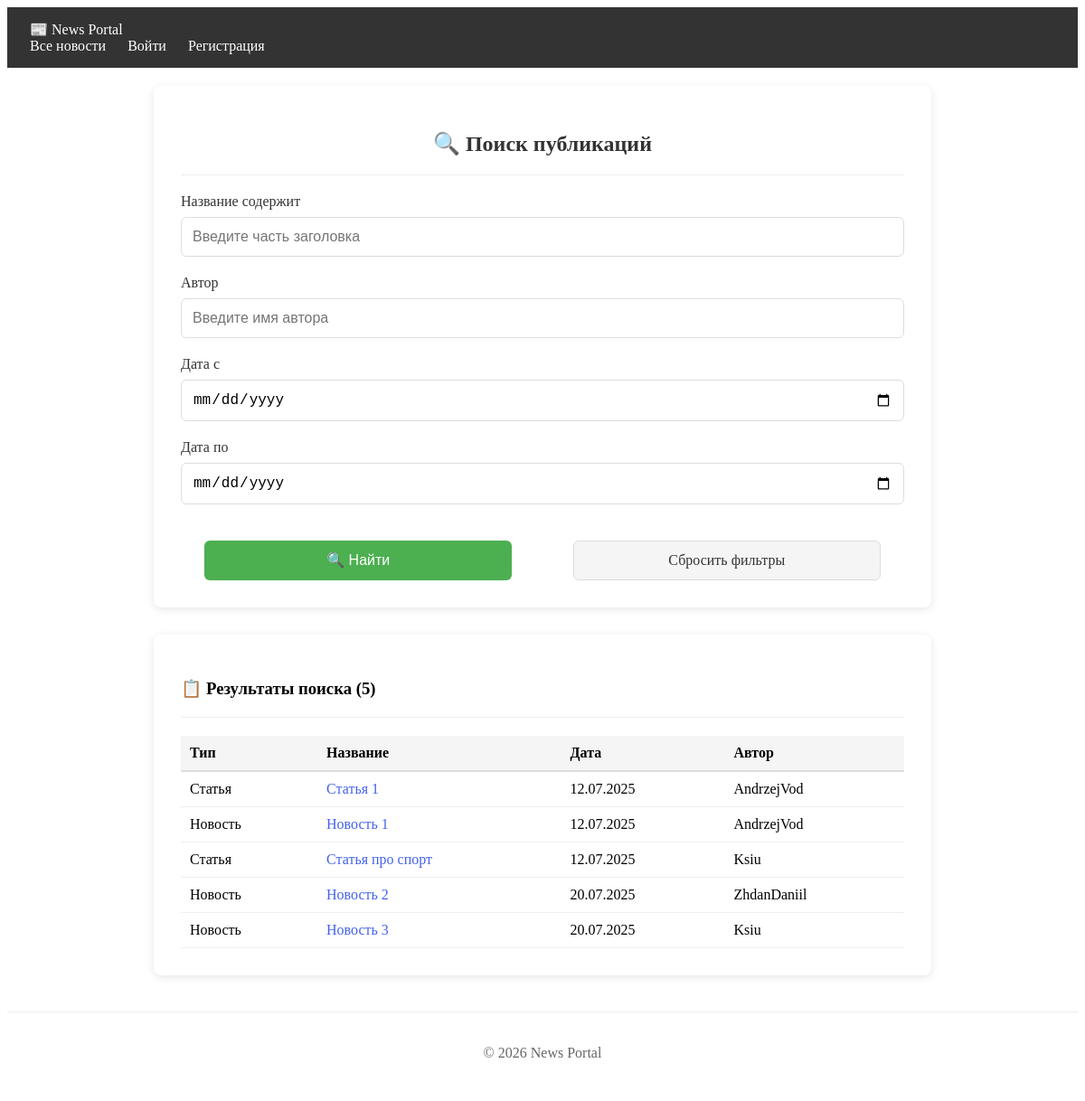
/news/search/, run on an earlier commit of the app's database.
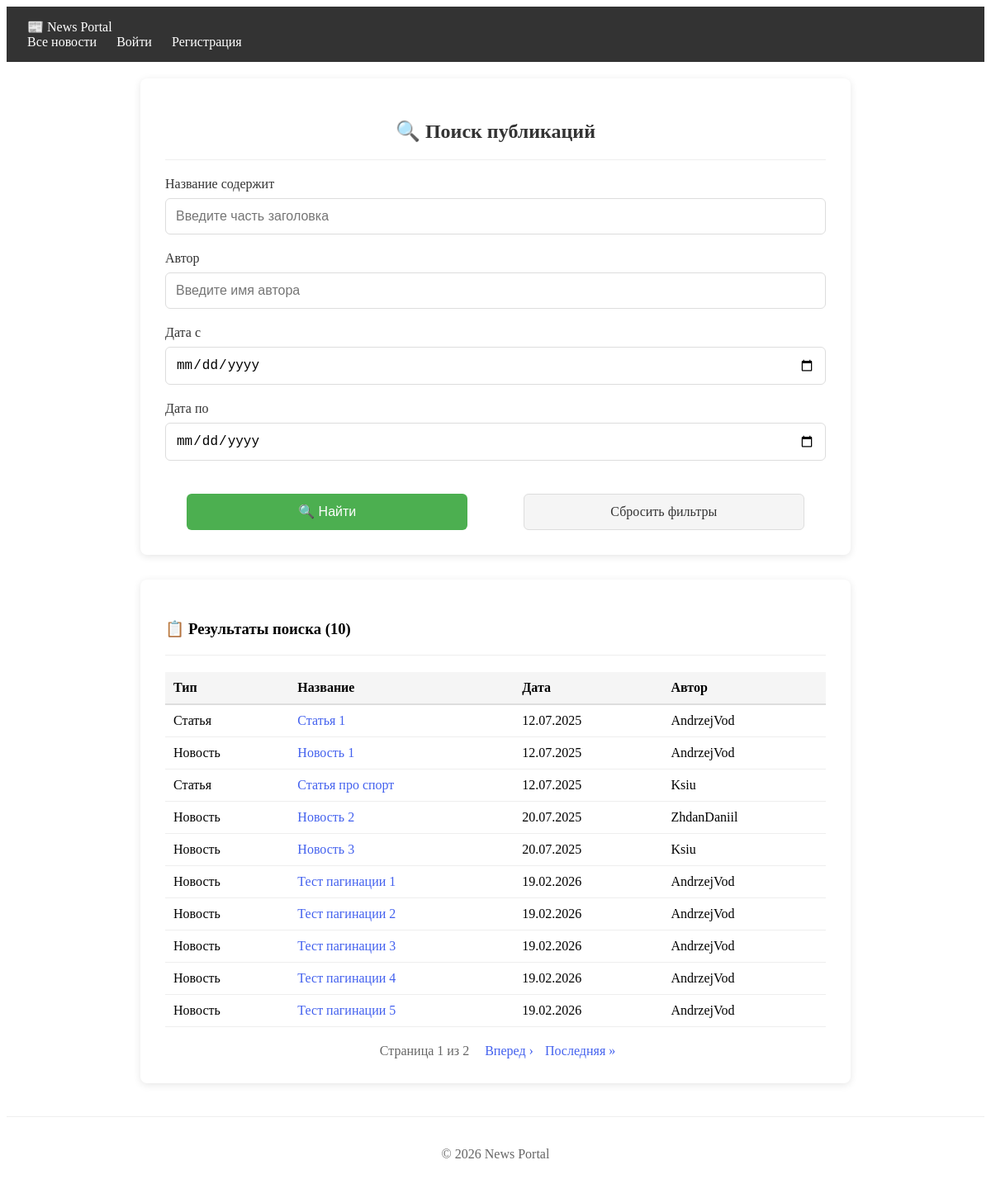
And on a later commit of the database.
### news/models.py (models this page shows, shortened)
class Post(models.Model):
    ARTICLE = 'article'
    NEWS = 'news'
    POST_TYPES = (
        (ARTICLE, 'Статья'),
        (NEWS, 'Новость'),
    )
    author = models.ForeignKey(Author, on_delete=models.CASCADE)
    type = models.CharField(choices=POST_TYPES, max_length=7)
    created_at = models.DateTimeField(auto_now_add=True)
    categories = models.ManyToManyField(Category, through='PostCategory')
    title = models.CharField(max_length=255)
    text = models.TextField()
    rating = models.IntegerField(default=0)

class Author(models.Model):
    user = models.OneToOneField(User, on_delete=models.CASCADE)
    rating = models.IntegerField(default=0)

### news/views.py (the view)
# urls.py: path("search/", PostSearch.as_view(), name="search"),
class PostSearch(FilterView):
    model = Post
    template_name = 'news_search.html'
    context_object_name = 'news'
    filterset_class = PostFilter
    paginate_by = 10

### news/templatetags/custom_filters.py (called while the page is built)
@register.filter
def censor(value):
    if not value:
        return value
    bad_words = ['дурак', 'идиот', 'редиска', 'болван']
    result = value
    for word in bad_words:
        if len(word) > 2:
            censored = word[0] + '*' * (len(word) - 2) + word[-1]
        else:
            censored = '*' * len(word)
        result = re.sub(
            re.escape(word),
            censored,
            result,
            flags=re.IGNORECASE
        )
    return result

### templates/news_search.html (shortened to what this page needs)
{% extends 'flatpages/default.html' %}
{% load custom_filters %}
{% block content %}
<div class="auth-card" style="max-width: 800px;">
    <h2>🔍 Поиск публикаций</h2>
    <hr>
    <form method="get" class="auth-form">
        <div class="form-group">
            <label for="id_title">Название содержит</label>
            <input type="text" name="title" id="id_title"
                   value="{{ request.GET.title|default:'' }}"
                   placeholder="Введите часть заголовка"
                   style="width: 100%; padding: 12px; border: 1px solid #ddd; border-radius: 6px; font-size: 1rem;">
        </div>
        <div class="form-group">
            <label for="id_author">Автор</label>
            <input type="text" name="author" id="id_author"
                   value="{{ request.GET.author|default:'' }}"
                   placeholder="Введите имя автора"
                   style="width: 100%; padding: 12px; border: 1px solid #ddd; border-radius: 6px; font-size: 1rem;">
        </div>
        <div class="form-group">
            <label for="id_created_at_after">Дата с</label>
            <input type="date" name="created_at_after" id="id_created_at_after"
                   value="{{ request.GET.created_at_after|default:'' }}"
                   style="width: 100%; padding: 12px; border: 1px solid #ddd; border-radius: 6px; font-size: 1rem;">
        </div>
        <div class="form-group">
            <label for="id_created_at_before">Дата по</label>
            <input type="date" name="created_at_before" id="id_created_at_before"
                   value="{{ request.GET.created_at_before|default:'' }}"
                   style="width: 100%; padding: 12px; border: 1px solid #ddd; border-radius: 6px; font-size: 1rem;">
        </div>
        <div style="display: flex; gap: 15px; margin-top: 20px;">
            <button type="submit" class="btn btn-success" style="flex: 1;">
                🔍 Найти
            </button>
            <a href="{% url 'news:search' %}" class="btn btn-secondary" style="flex: 1; text-align: center;">
                Сбросить фильтры
            </a>
        </div>
    </form>
</div>
{% if news %}
<div class="auth-card" style="max-width: 800px; margin-top: 30px;">
    <h3>📋 Результаты поиска ({{ news|length }})</h3>
    <hr>
    <table style="width: 100%; border-collapse: collapse;">
        <thead>
            <tr style="background: #f5f5f5; border-bottom: 2px solid #ddd;">
                <th style="padding: 10px; text-align: left;">Тип</th>
                <th style="padding: 10px; text-align: left;">Название</th>
                <th style="padding: 10px; text-align: left;">Дата</th>
                <th style="padding: 10px; text-align: left;">Автор</th>
            </tr>
        </thead>
        <tbody>
            {% for item in news %}
            <tr style="border-bottom: 1px solid #eee;">
                <td style="padding: 10px;">{{ item.get_type_display }}</td>
                <td style="padding: 10px;">
                    <a href="{% url 'news:post_detail' pk=item.pk %}"
                       style="color: #4361ee; text-decoration: none;">
                        {{ item.title|censor }}
                    </a>
                </td>
                <td style="padding: 10px;">{{ item.created_at|date:"d.m.Y" }}</td>
                <td style="padding: 10px;">{{ item.author.user.username }}</td>
            </tr>
            {% endfor %}
        </tbody>
    </table>
    {% if is_paginated %}
    <div style="margin-top: 20px; text-align: center;">
        <span style="margin: 0 10px; color: #666;">
            Страница {{ page_obj.number }} из {{ page_obj.paginator.num_pages }}
        </span>
        {% if page_obj.has_next %}
            <a href="?page={{ page_obj.next_page_number }}{% for key, value in request.GET.items %}{% if key != 'page' %}&{{ key }}={{ value }}{% endif %}{% endfor %}"
               style="margin: 0 5px; color: #4361ee; text-decoration: none;">Вперед ›</a>
            <a href="?page={{ page_obj.paginator.num_pages }}{% for key, value in request.GET.items %}{% if key != 'page' %}&{{ key }}={{ value }}{% endif %}{% endfor %}"
               style="margin: 0 5px; color: #4361ee; text-decoration: none;">Последняя »</a>
        {% endif %}
    </div>
    {% endif %}
</div>
{% endif %}
{% endblock %}

### templates/flatpages/default.html (shortened to what this page needs)
<!DOCTYPE html>
<html lang="ru">
<head>
    <link rel="stylesheet" href="/static/css/navigation.css">
</head>
<body>
    <nav class="navbar">
      <div class="navbar-container">
        <a href="{% url 'news:post_list' %}" class="navbar-brand">
          📰 News Portal
        </a>
        <div class="navbar-menu">
          <a href="{% url 'news:post_list' %}">Все новости</a>
          {% if user.is_authenticated %}
            <span class="navbar-username">Привет, {{ user.username }}!</span>
            {% if user.groups.all %}
              <span class="navbar-group">
                ({% for group in user.groups.all %}{{ group.name }}{% if not forloop.last %}, {% endif %}{% endfor %})
              </span>
            {% endif %}
            {% if is_author %}
              <a href="{% url 'news:news_create' %}" class="navbar-link-primary">+ Новая новость</a>
            {% else %}
              <a href="{% url 'accounts:become_author' %}" class="navbar-link-warning">Стать автором</a>
            {% endif %}
            <a href="{% url 'account_logout' %}" class="navbar-link-danger">Выйти</a>
          {% else %}
            <a href="{% url 'account_login' %}" class="navbar-link-success">Войти</a>
            <a href="{% url 'account_signup' %}" class="navbar-link-info">Регистрация</a>
          {% endif %}
        </div>
      </div>
    </nav>
    <main class="container">
        {% block content %}{% endblock %}
    </main>
    <footer class="footer">
        <p>&copy; 2026 News Portal</p>
    </footer>
</body>
</html>

### static/css/navigation.css (style rules this page uses)
.navbar { background: #333; padding: 15px; margin-bottom: 20px; }
.navbar a { color: white; text-decoration: none; padding: 5px 10px; border-radius: 3px; }
.auth-card { max-width: 400px; margin: 0 auto; background: white; padding: 30px; border-radius: 8px; box-shadow: 0 2px 10px rgba(0, 0, 0, 0.1); }
.auth-card h2 { text-align: center; margin-bottom: 20px; color: #333; }
.auth-card hr { border: none; border-top: 1px solid #eee; margin: 20px 0; }
.auth-form { display: flex; flex-direction: column; gap: 20px; }
.form-group { display: flex; flex-direction: column; gap: 8px; }
.form-group label { font-weight: 500; color: #333; }
.form-group input { width: 100%; padding: 12px; border: 1px solid #ddd; border-radius: 6px; font-size: 1rem; transition: border-color 0.2s; box-sizing: border-box; }
.btn { display: inline-block; padding: 12px 24px; border: none; border-radius: 6px; font-size: 1rem; font-weight: 500; cursor: pointer; text-decoration: none; text-align: center; transition: all 0.2s; box-sizing: border-box; }
.auth-form .btn, .auth-form .btn-block { width: 100%; max-width: 340px; margin: 0 auto; display: block; }
.btn-success { background: #4CAF50; color: white; }
.btn-secondary { background: #f5f5f5; color: #333; border: 1px solid #ddd; }
.footer { text-align: center; padding: 20px; color: #666; margin-top: 40px; border-top: 1px solid #eee; }

What changed in the data, as far as the page shows it:
added Post: type "Новость", title|censor "Тест пагинации 1", created_at "19.02.2026", author.user.username "AndrzejVod"
added Post: type "Новость", title|censor "Тест пагинации 2", created_at "19.02.2026", author.user.username "AndrzejVod"
added Post: type "Новость", title|censor "Тест пагинации 3", created_at "19.02.2026", author.user.username "AndrzejVod"
added Post: type "Новость", title|censor "Тест пагинации 4", created_at "19.02.2026", author.user.username "AndrzejVod"
added Post: type "Новость", title|censor "Тест пагинации 5", created_at "19.02.2026", author.user.username "AndrzejVod"
Also different on the page:
{{ news|length }}: "5" → "10"
{{ page_obj.number }}: (not shown) → "1"
{{ page_obj.paginator.num_pages }}: (not shown) → "2"
text now shown: "Страница из Вперед › Последняя »"
